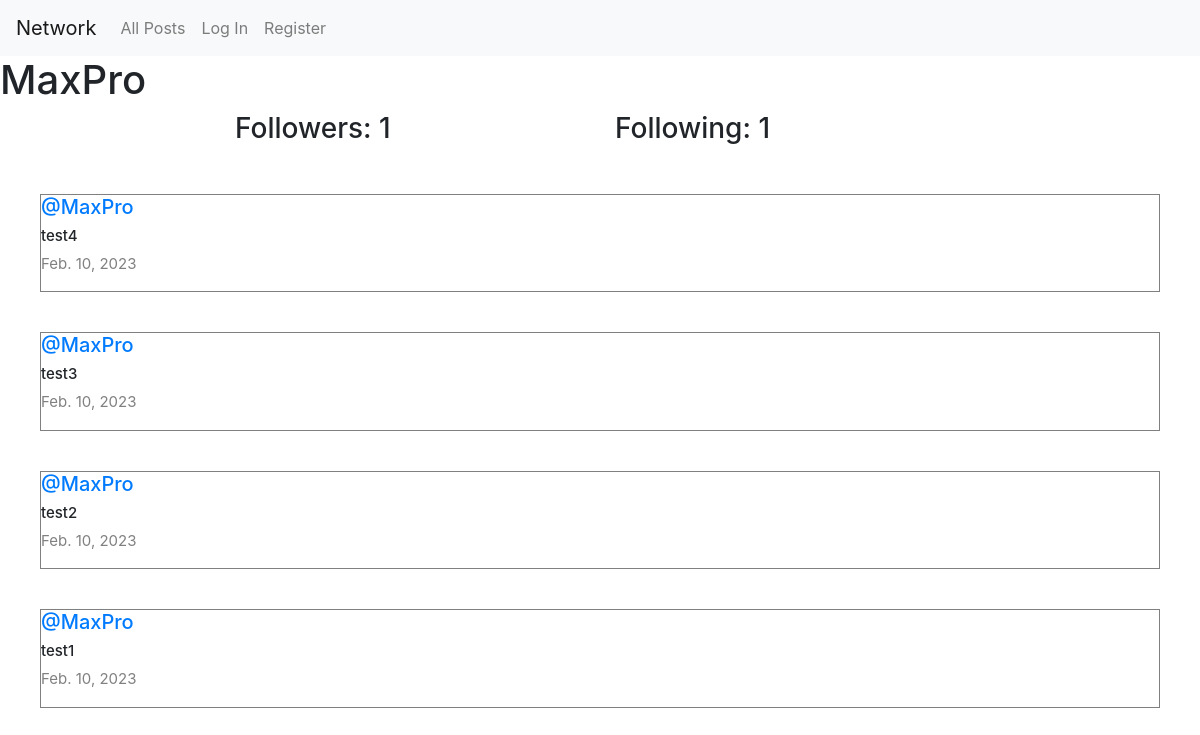
The app's page /profile/1 with its own data.
### network/models.py (models this page shows, shortened)
class User(AbstractUser):
    pass

class Post(models.Model):
    content = models.CharField(max_length=100)
    user = models.ForeignKey(User, on_delete=models.CASCADE, related_name="author")
    date = models.DateField(auto_now_add=True)

### network/views.py (the view)
# urls.py: path("profile/<int:user_id>", views.profile, name="profile"),
def profile(request, user_id):
    user = User.objects.get(pk=user_id)
    allPosts = Post.objects.filter(user=user).order_by("id").reverse()
    following = Follow.objects.filter(user=user)
    followers = Follow.objects.filter(user_follower=user)
    try:
        checkFollow = followers.filter(user=User.objects.get(pk=request.user.id))
        if len(checkFollow) != 0:
            isFollowing = True
        else:
            isFollowing = False
    except:
        isFollowing = False
    paginator = Paginator(allPosts, 5)
    page_number = request.GET.get('page')
    posts_of_the_page = paginator.get_page(page_number)
    return render(request, "network/profile.html", {
        "allPosts": allPosts,
        "posts_of_the_page": posts_of_the_page,
        "username": user.username,
        "following": following,
        "followers": followers,
        "isFollowing": isFollowing,
        "user_profile": user
    })

### network/templates/network/profile.html (shortened to what this page needs)
{% extends "network/layout.html" %}
{% block body %}
    <h1>{{ username }}</h1>
    <div class="container">
        <div class="row d-flex justify-content-center">
            <h3 class="col-4">Followers: {{ followers.count }}</h3>
            <h3 class="col-4">Following: {{ following.count }}</h3>
        </div>
    </div>
    <div class="all-posts">
        {% for post in posts_of_the_page %}
           <div class="post">
                <h5 class="username"> <a href="{% url 'profile' user_id=post.user.id %}">@{{ post.user }}</a></h5>
                <h5 class="content">{{ post.content }}</h5>
                <p class="date">{{ post.date }}</p>
           </div>
        {% endfor %}
    </div>
{% endblock %}

### network/static/network/styles.css (style rules this page uses)
.all-posts { display: flex; justify-content: flex-start; flex-direction: column; margin: 20px; }
.post { border: 0.1px solid gray; display: flex; justify-content: center; flex-direction: column; box-sizing: border-box; margin: 20px; }
.content { font-size: 15px; }
.username { font-size: 20px; }
.date { color: gray; font-size: 15px; }

### records on screen
User: username "MaxPro"
Post: user "MaxPro", content "test4", date "Feb. 10, 2023"
Post: user "MaxPro", content "test3", date "Feb. 10, 2023"
Post: user "MaxPro", content "test2", date "Feb. 10, 2023"
Post: user "MaxPro", content "test1", date "Feb. 10, 2023"

### other values on screen
{{ followers.count }} "1"
{{ following.count }} "1"
